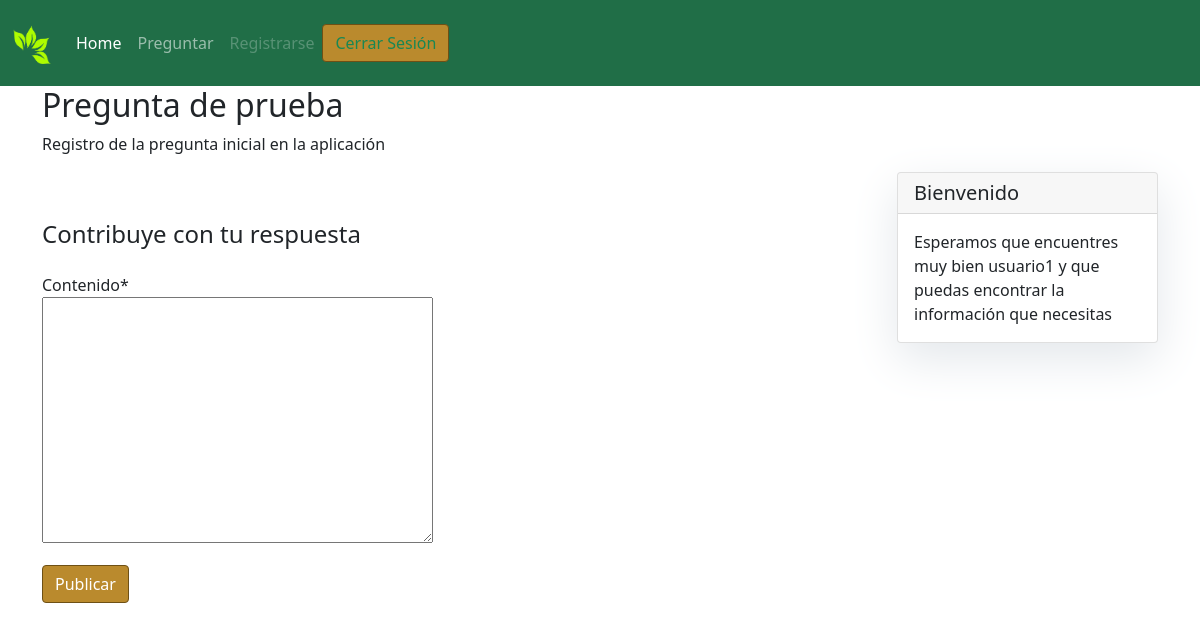
The page /1/responder/ (signed in) on the database its author committed.
### q_and_a/models.py (models this page shows, shortened)
class Pregunta(models.Model):
    titulo = models.CharField(max_length=200)
    detalle = models.TextField()
    fecha_publicacion = models.DateTimeField()
    autor = models.ForeignKey(User, on_delete=models.CASCADE)
    class Meta:
        ordering = ['-fecha_publicacion']

### q_and_a/views.py (the view, shortened to what this page needs)
# urls.py: path('<int:pk>/responder/', views.respuesta_form, name='respuesta_form'),
def respuesta_form(request, pk):
    if request.user.is_anonymous:
        return redirect('preguntas:login')
    pregunta = get_object_or_404(Pregunta, pk=pk)
    form = RespuestaForm
    return render(request, 'formulario_respuesta.html',
        {"form": form, "pregunta": pregunta})

### templates/formulario_respuesta.html (shortened to what this page needs)
{% extends "base.html" %}
{% block content %}
    <h2>{{ pregunta.titulo }}</h2>
    <p>{{ pregunta.detalle }}</p>
    {% load crispy_forms_tags %}
    <div class="container-fluid mt-5 w-75" id="prguntar">
        <h4>Contribuye con tu respuesta</h4>
        <form method="POST" id="formulario" action="{% url 'preguntas:respuesta_form' pregunta.id %}">
            {{ form|crispy }}
            <button class="btn btn-primary" type="submit"
            style="margin: 1em 0em;">Publicar</button>
        </form>
    </div>
    {% block sidebar %} {% include 'tarjeta_usuario.html' %} {% endblock sidebar %}
    {% block javascript %}
        {% load static %}
    {% endblock javascript %}
{% endblock content %}

### templates/tarjeta_usuario.html
{% block sidebar %}
<div class="col-md-3 float-right position-sticky">
    <div class="card position-sticky top-20 end-10">
            <h5 class="card-header">Bienvenido</h5>
        <div class="card-body">
            {% if user.is_authenticated %}
                <p class="card-text">Esperamos que encuentres muy bien
                    {{ user.username }} y que puedas encontrar la información
                    que necesitas
                </p>
            {% endif %}
        </div>
    </div>
</div>
{% endblock sidebar %}

### assets/css/general.css (style rules this page uses)
body { margin-left: 1em; margin-right: 1em; margin-bottom: 3em; }
form { padding: 1em 0em; }
button { background-color: #BA8A2D !important; border-color: #6E5015 !important; }
.btn { background-color: #BA8A2D !important; border-color: #6E5015 !important; }
.card { box-shadow: 0 16px 48px #E3E7EB; }

### rows shown on the page
Pregunta: titulo "Pregunta de prueba", detalle "Registro de la pregunta inicial en la aplicación"

### other values the page prints
{{ user.username }} "usuario1"
